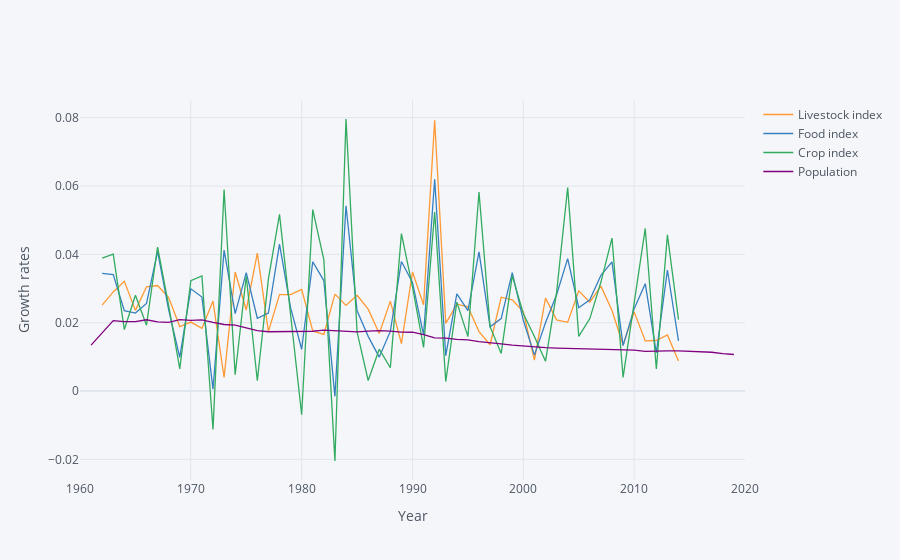

The notebook cell this image was saved under:
### Code cell
np.log(food).diff().iplot(xTitle="Year",yTitle="Growth rates")
